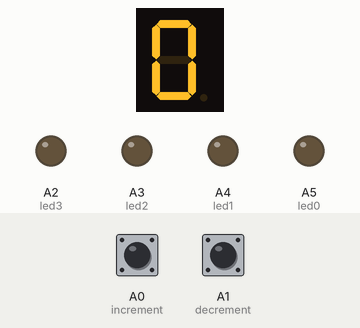
Recording of a sketch running on a simulated Arduino Uno, built with avr-gcc and run on an emulated ATmega328P. Parts: 1-digit seven-segment display, output pins drawn as LEDs (lit = HIGH). Wiring (inferred from the names in the program): 1-digit 7-segment display, segments lit when HIGH: segments pin 13, pin 12, pin 11, pin 10, pin 9, pin 8, pin 7. The inputs (shaded band) are chosen by the test bench; at power-on: A1 (decrement) HIGH, A0 (increment) HIGH. The segment pins are drawn as the display they are named for; pins used as bus, display or sensor lines are not drawn.

Above: at 1.2 s.
1.3 s: A1 (decrement) pulled LOW for 0.15 s
At 2.1 s:
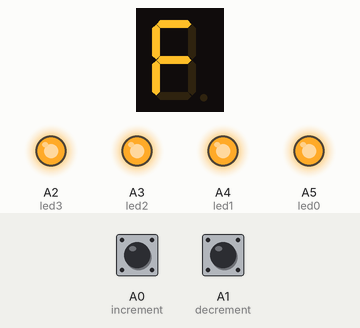
3.0 s: A1 (decrement) pulled LOW for 1 s
At 5.2 s:
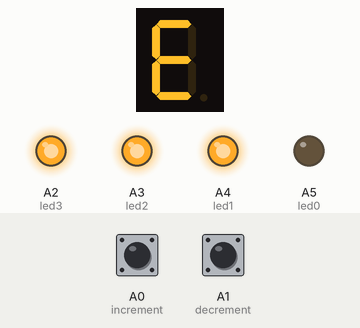
5.5 s: A1 (decrement) pulled LOW for 0.15 s
At 6.5 s:
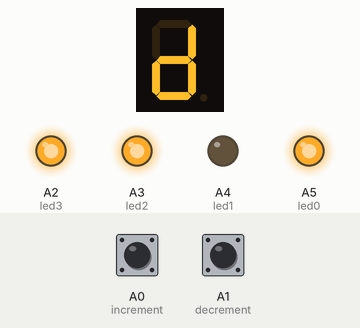
7.2 s: A1 (decrement) pulled LOW for 3.2 s
At 11.3 s:
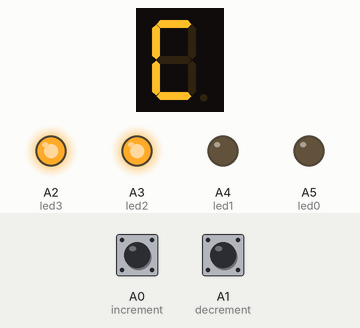
11.9 s: A1 (decrement) pulled LOW for 0.15 s
At 12.5 s:
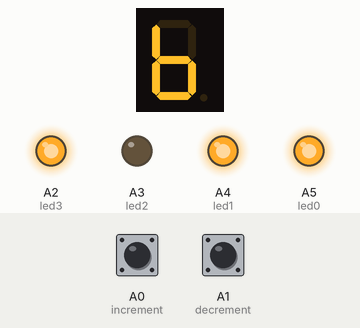
13.6 s: A1 (decrement) pulled LOW for 1 s
At 15.7 s:
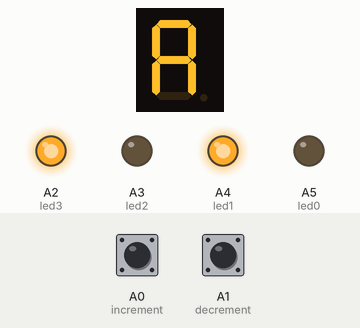
Timing chart, 0 to 17.1 s (numbered marks = the images above; inputs shaded):
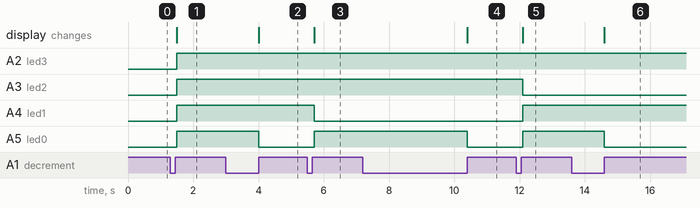

Measured:
- after the input at 1.3 s, A2 (led3), A3 (led2), A4 (led1), A5 (led0): LOW → HIGH after 0.20 s; the display: changes after 0.20 s (image 1)
- after the input at 3.0 s, A5 (led0): HIGH → LOW after 1.0 s; the display: changes after 1.0 s (image 2)
- after the input at 5.5 s, A4 (led1): HIGH → LOW after 0.20 s; A5 (led0): LOW → HIGH after 0.20 s; the display: changes after 0.20 s (image 3)
- after the input at 7.2 s, A5 (led0): HIGH → LOW after 3.2 s; the display: changes after 3.2 s (image 4)
- after the input at 11.9 s, A3 (led2): HIGH → LOW after 0.20 s; A4 (led1), A5 (led0): LOW → HIGH after 0.20 s; the display: changes after 0.20 s (image 5)
- after the input at 13.6 s, A5 (led0): HIGH → LOW after 1.0 s; the display: changes after 1.0 s (image 6)

The sketch:

Lab2Task1.ino
```cpp
/**
 *  \author Anurag Kumar
 *  \file Lab2Task2.ino
 *  \brief The code used to run task 2 of lab 2
 *  	   for the Texas State EE 3420 of Summer 2020
 *
 */

// provided by the lab manual
int digit_pattern[16] = {0x3F, 0x06, 0x5B, 0x4F, 0x66, 0x6D, 0x7D, 0x07,
                         0x7F, 0x6F, 0x77, 0x7C, 0x39, 0x5E, 0x79, 0x71
                        };

int led3 = A2;
int led2 = A3;
int led1 = A4;
int led0 = A5;

int led7segA = 13;
int led7segB = 12;
int led7segC = 11;
int led7segD = 10;
int led7segE = 9;
int led7segF = 8;
int led7segG = 7;

int i = 0;

/**
 *  \brief the setup function
 *
 *  \details initializes the pins for use
 */
void setup() {
  //4 discrete LEDs
  pinMode(led3, OUTPUT);
  pinMode(led2, OUTPUT);
  pinMode(led1, OUTPUT);
  pinMode(led0, OUTPUT);
  //7 segment LEDs
  pinMode(led7segA, OUTPUT);
  pinMode(led7segB, OUTPUT);
  pinMode(led7segC, OUTPUT);
  pinMode(led7segD, OUTPUT);
  pinMode(led7segE, OUTPUT);
  pinMode(led7segF, OUTPUT);
  pinMode(led7segG, OUTPUT);
  //2 button inputs
  pinMode(A0, INPUT_PULLUP); // increment
  pinMode(A1, INPUT_PULLUP); // decrement

}
/**
 *  \brief the main loop
 *
 *  \details this controls the counter for the assignment
 *  		 as well as reads the button input
 */
void loop() {
  // put your main code here, to run repeatedly:
  led_4control(i);
  led_7segControl(i);
  //detect which button was input
  if (digitalRead(A0) == LOW) {
    ++i;
    //debounce the input
    while (digitalRead(A0) == LOW) {
      delay(100);
    }
    //control the display rollover
    if (i == 16) {
      i = 0;
    }
  }
  if (digitalRead(A1) == LOW) {
    //debounce the input
    while (digitalRead(A1) == LOW) {
      delay(100);
    }
    --i;
    //control the display rollover
    if (i == -1) {
      i = 15;
    }
  }


}

/**
 *  \brief a function to control to the 4 discrete LEDs
 *
 *  \param [in] value the hex value to display on the device
 *
 *  \details This works by selecting whether or not to turn a bit on
 *  		 through using the value that the LED is represents intersected
 *  		 with the value being displayed
 */
void led_4control(int value) {
  //control 4 leds to display 0-F in binary
  digitalWrite(led3, 0x8 & value);

  digitalWrite(led2, 0x4 & value);

  digitalWrite(led1, 0x2 & value);

  digitalWrite(led0, 0x1 & value);
}

/**
 *  \brief a function to control to the 7 segment LED
 *
 *  \param [in] value the hex value to display on the device
 *
 *  \details This works by selecting whether or not to turn a bit on
 *  		 through a digit pattern array defined globally, alongside
 *  		 digital pin control
 */
void led_7segControl(int value) {
  digitalWrite(led7segA, 0x01 & digit_pattern[value]);
  digitalWrite(led7segB, 0x02 & digit_pattern[value]);
  digitalWrite(led7segC, 0x04 & digit_pattern[value]);
  digitalWrite(led7segD, 0x08 & digit_pattern[value]);
  digitalWrite(led7segE, 0x10 & digit_pattern[value]);
  digitalWrite(led7segF, 0x20 & digit_pattern[value]);
  digitalWrite(led7segG, 0x40 & digit_pattern[value]);
}
```
